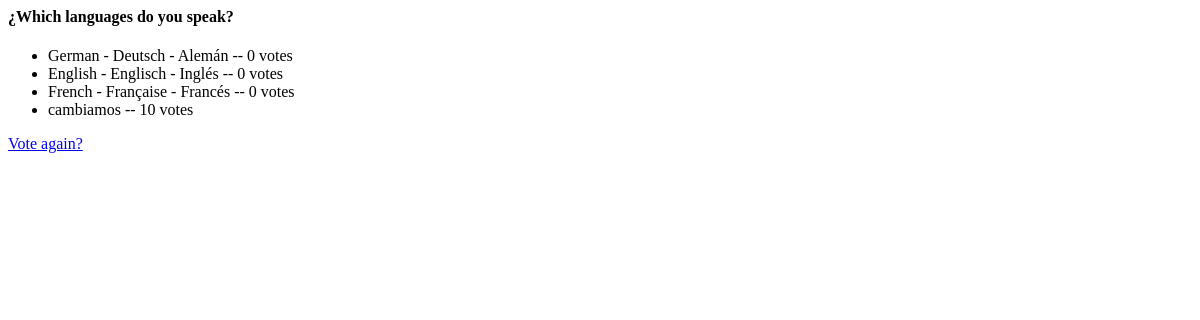
The page /polls/2/results/ on the database as committed earlier.
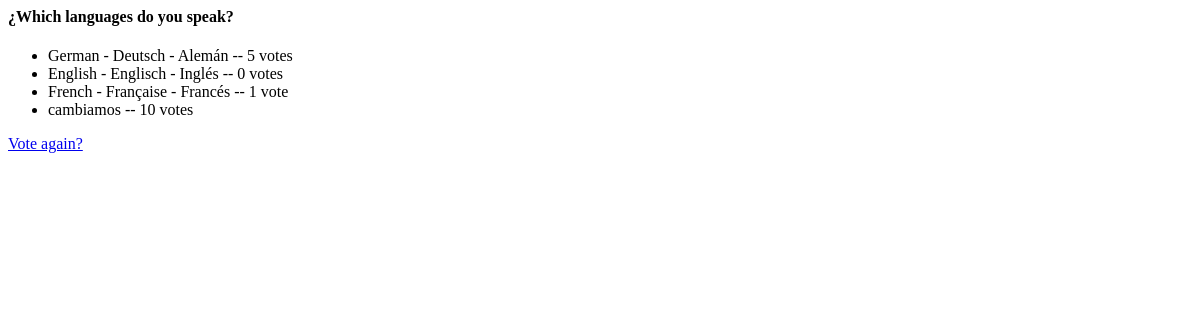
The same page on the database as committed later.
### polls/models.py (models this page shows, shortened)
class Question(models.Model):
    question_text = models.CharField(max_length=200)
    question_test = models.CharField(max_length=10, default='')
    pub_date = models.DateField('date published')

class Choice(models.Model):
    question = models.ForeignKey(Question, on_delete=models.CASCADE)
    choice_text = models.CharField(max_length=200)
    votes = models.IntegerField(default=0)

### polls/views.py (the view)
# urls.py: path('<int:pk>/results/', views.ResultsView.as_view(), name='results'),
class ResultsView(generic.DetailView):
    model = Question
    template_name = 'polls/results.html'

### polls/templates/polls/results.html
<div>
    <h4>{{ question.question_text }}</h4>
    <ul>
        {% for choice in question.choice_set.all %}
            <li>{{ choice.choice_text }} -- {{ choice.votes }} vote{{ choice.votes|pluralize }}</li>
        {% endfor %}
        </ul>
        <a href="{% url 'polls:detail' question.id %}">Vote again?</a>
</div>

Rows that differ between the two databases and show on the page:
changed Choice "German - Deutsch - Alemán": votes "0" → "5"
changed Choice "French - Française - Francés": votes "0" → "1"
